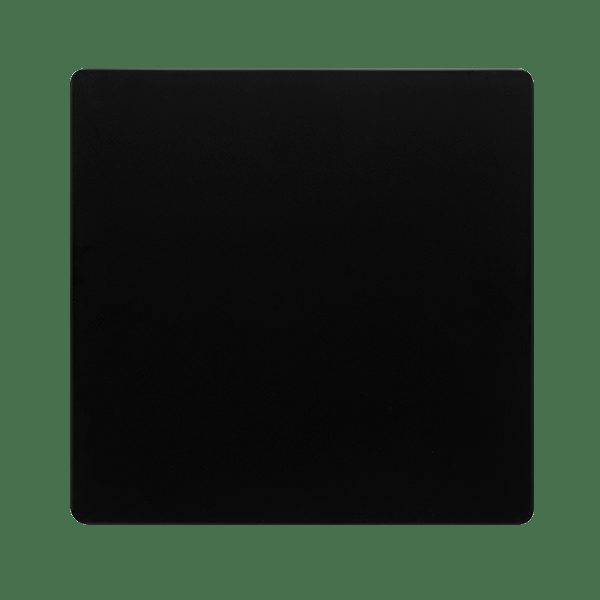
#> input picture TP_2/formas/cuadrado/cuadrado1.png, 600 x 600 px, given in place of cuadrado.jpg, which was not available
$ python contornosClasificacion.py
#> lines starting #> are read from the running program, lines starting #| are printed output that depends on the picture; after the words box and inside, x2 and y2 are one past the last pixel; in counts of white or black regions, pixels touching at a corner belong together; pictures that were not available may be replaced by others from this repository, and a replacement may not be noted
import cv2
import matplotlib.pyplot as plt

umbral=0
actualizacion=True
actualizacion2=True

def getUmbral(valor):
    global umbral
    global actualizacion
    umbral=valor
    actualizacion=True
def getUmbral2(valor):
    global umbral
    global actualizacion2
    umbral=valor
    actualizacion2=True
ancho=800
alto=800

# Read the image
img = cv2.imread('cuadrado.jpg', cv2.IMREAD_GRAYSCALE)
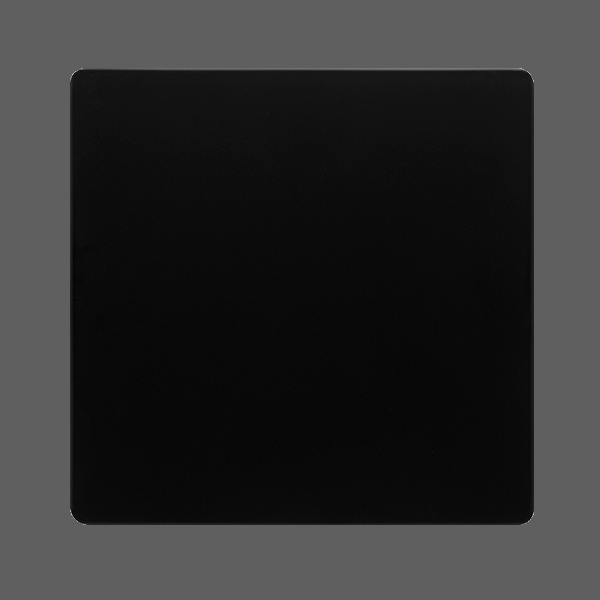
#> img: shape (600, 600); min 0, max 215, mean 46.3
img=cv2.resize(img,(ancho,alto))
#> img: shape (800, 800)
img_orig = cv2.imread('cuadrado.jpg', cv2.IMREAD_COLOR)
#> img_orig is the input picture: shape (600, 600, 3); mean B, G, R 38.5, 53.3, 36.5
img_orig=cv2.resize(img_orig,(ancho,alto))
#> img_orig: shape (800, 800, 3)

img2 = cv2.imread('cuadrado2.jpg', cv2.IMREAD_GRAYSCALE)
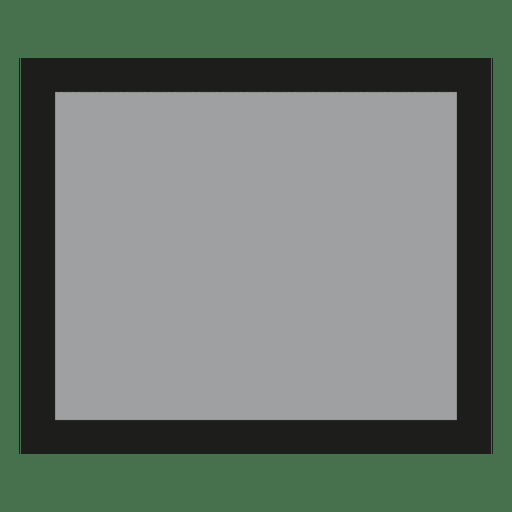
#> input picture TP_2/formas/cuadrado/cuadrado2.png, 512 x 512 px, given in place of cuadrado2.jpg, which was not available
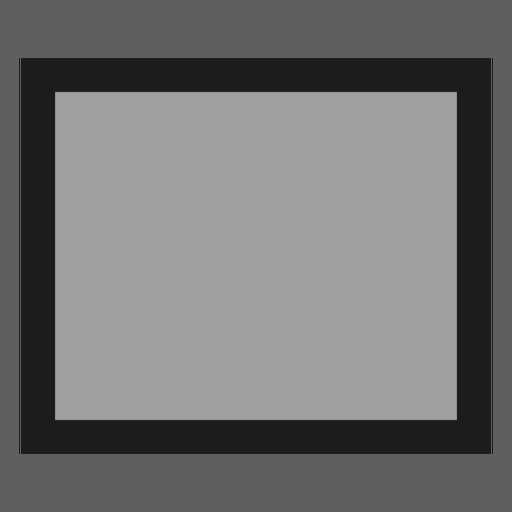
#> img2: shape (512, 512); min 28, max 159, mean 113.1
img2=cv2.resize(img2,(ancho,alto))
#> img2: shape (800, 800)
img_orig2 = cv2.imread('caudrado.jpg', cv2.IMREAD_COLOR)
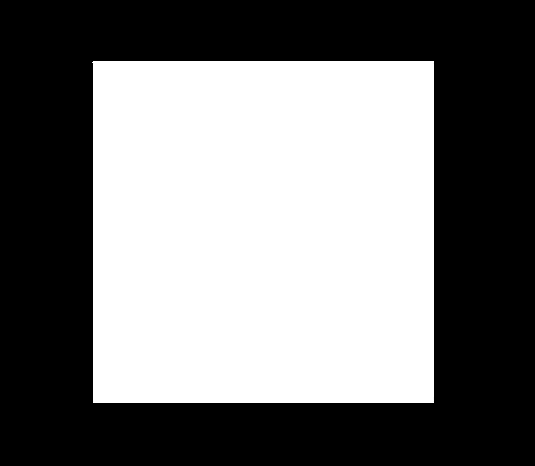
#> input picture TP_2/formas/cuadrado/cuadrado4.png, 535 x 466 px, given in place of caudrado.jpg, which was not available
#> img_orig2 is the input picture: shape (466, 535, 3); min 0, max 255, mean 119.3
img_orig2=cv2.resize(img_orig2,(ancho,alto))
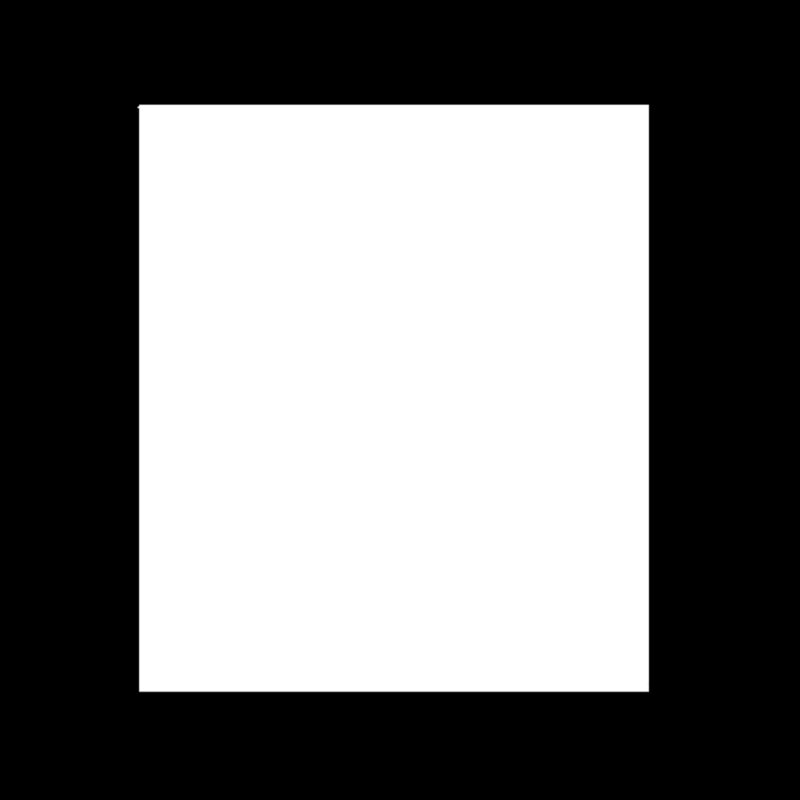
#> img_orig2: shape (800, 800, 3); min 0, max 255, mean 119.3

cv2.namedWindow('binary')
cv2.createTrackbar('Barra deslizante','binary',0,255,getUmbral)

kernel= cv2.getStructuringElement(cv2.MORPH_ELLIPSE,(5,5))
#kernel=cv2.getStructuringElement(cv2.MORPH_CROSS,(5,5))
#kernel=cv2.getStructuringElement(cv2.MORPH_RECT,(5,5))

kernel_open= cv2.getStructuringElement(cv2.MORPH_ELLIPSE,(5,5))
#kernel_open=cv2.getStructuringElement(cv2.MORPH_CROSS,(5,5))
#kernel_open=cv2.getStructuringElement(cv2.MORPH_RECT,(5,5))
# Display the results

cv2.namedWindow('binary_img2')
cv2.createTrackbar('Barra deslizante2','binary_img2',0,255,getUmbral2)


area_minima=100*100
area_maxima=600*600

while True:


    if actualizacion:
        contornos_filtrados = []
        # Obtener copia imagen original y aplicar umbral a la imagen en tonos de grises
        img_orig_cop=img_orig.copy()
        _, binary = cv2.threshold(img,umbral, 255, cv2.THRESH_BINARY)
#> binary: shape (800, 800); every value is 255
        """_, binary_inv = cv2.threshold(img, umbral, 255, cv2.THRESH_BINARY_INV)
        _, trunc = cv2.threshold(img, umbral, 255, cv2.THRESH_TRUNC)
        _, tozero = cv2.threshold(img, umbral, 255, cv2.THRESH_TOZERO)
        _, tozero_inv = cv2.threshold(img, 127, 255, cv2.THRESH_TOZERO_INV)"""
        #dilation = cv2.dilate(binary,kernel,iterations = 1)

        open= cv2.morphologyEx(binary, cv2.MORPH_CLOSE, kernel_open)
        closing = cv2.morphologyEx(binary, cv2.MORPH_CLOSE, kernel)
        cv2.imshow("binary",binary)
        cv2.imshow("Open",open)
        # [4 lines of commented-out code are left out]
        cv2.imshow("binary_closing",closing)
        contornos, jerarquia = cv2.findContours(binary, cv2.RETR_TREE, cv2.CHAIN_APPROX_NONE)
#> contornos = 1 contour; box (x1, y1, x2, y2) and area: (0, 0, 800, 800) 638401; jerarquia = [[-1, -1, -1, -1]]

        for contorno in contornos:
            area=cv2.contourArea(contorno)
            if area>=area_minima and area<=area_maxima:
                contornos_filtrados.append(contorno)
#> this loop made 1 pass
#> area on pass 1: 638401
#> after the loop, contornos_filtrados = []

        cv2.drawContours (img_orig_cop, contornos_filtrados, -1, (0,255,0), 3)
        cv2.imshow("Original",img_orig_cop)
        actualizacion=False

    if actualizacion2:

        contornos_filtrados2 = []
        # Obtener copia imagen original y aplicar umbral a la imagen en tonos de grises
        img_orig2_cop=img_orig2.copy()
        _, binary2 = cv2.threshold(img2,umbral, 255, cv2.THRESH_BINARY)


        open_2= cv2.morphologyEx(binary2, cv2.MORPH_CLOSE, kernel_open)
        closing_2 = cv2.morphologyEx(binary2, cv2.MORPH_CLOSE, kernel)
        cv2.imshow("binary_img2",binary2)
        cv2.imshow("Open_img2",open_2)
        # [4 lines of commented-out code are left out]
        cv2.imshow("binary_closing_img2",closing_2)
        contornos2, jerarquia2 = cv2.findContours(binary2, cv2.RETR_TREE, cv2.CHAIN_APPROX_NONE)
#> contornos2 has the same summary as contornos; jerarquia2 = [[-1, -1, -1, -1]]

        for contorno in contornos2:
            area=cv2.contourArea(contorno)
            if area>=area_minima and area<=area_maxima:
                contornos_filtrados2.append(contorno)
#> after the loop, contornos_filtrados2 = []

        cv2.drawContours (img_orig2_cop, contornos_filtrados2, -1, (0,255,0), 3)
        cv2.imshow("Original2",img_orig2_cop)
        actualizacion2=False

    for contorno1 in contornos_filtrados:
        for contorno2 in contornos_filtrados2:
            ret=cv2.matchShapes(contorno1,contorno2,1,0.0)
            if ret <= 0.20:
                print(ret)
                print("Son iguales")
#> this loop made 0 passes
    if cv2.waitKey(30) == ord('0'):
#> (key Esc is pressed here)
        break


cv2.destroyAllWindows()
